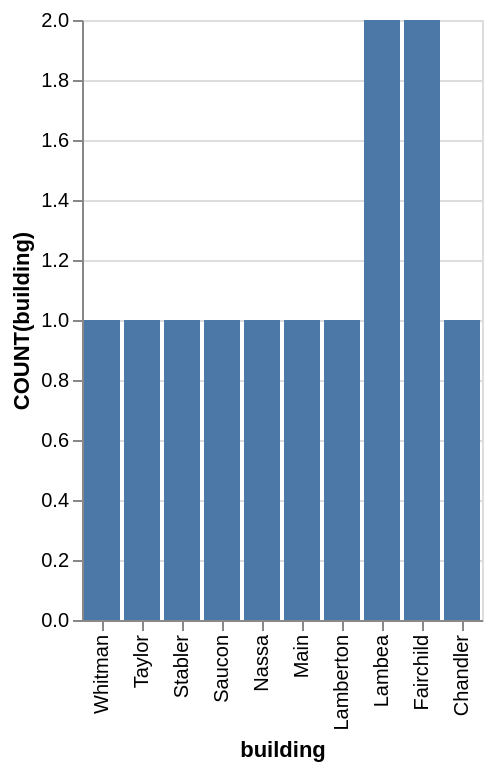

The specification (Vega-Lite) saved for this image:
### Vega-Lite specification from a JSON file in a GitHub repository (floating-point values rounded to 4 significant figures)
{"data": {"values": [{"x_data": "Whitman", "y_data": 1}, {"x_data": "Taylor", "y_data": 1}, {"x_data": "Stabler", "y_data": 1}, {"x_data": "Saucon", "y_data": 1}, {"x_data": "Nassa", "y_data": 1}, {"x_data": "Main", "y_data": 1}, {"x_data": "Lamberton", "y_data": 1}, {"x_data": "Lambea", "y_data": 2}, {"x_data": "Fairchild", "y_data": 2}, {"x_data": "Chandler", "y_data": 1}]}, "mark": "bar", "encoding": {"x": {"field": "x_data", "type": "nominal", "title": "building", "sort": "descending"}, "y": {"field": "y_data", "type": "quantitative", "title": "COUNT(building)"}}}
